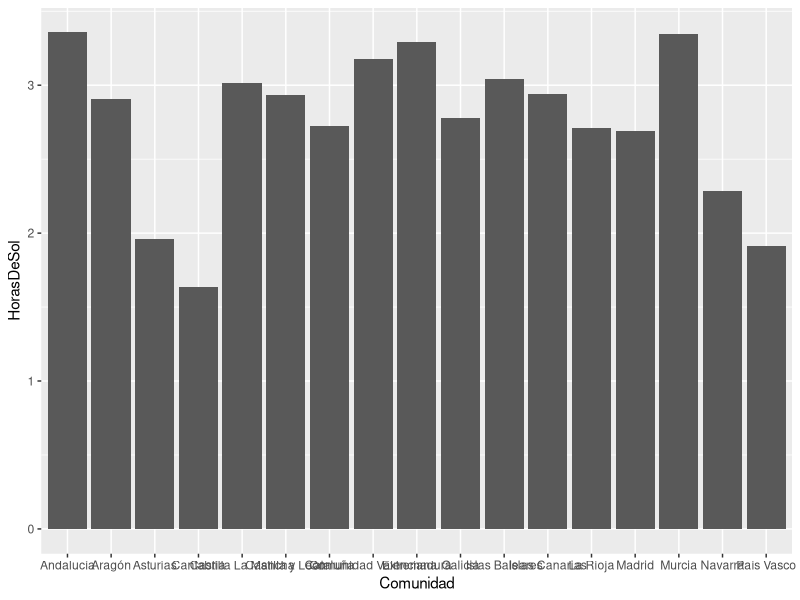

This chart was generated by the following R code:
# ESTRUCTURACIÓN DE LOS DATOS DE HORAS DE SOL EN CSV

library(readr)
library(tidyverse)

Horas_de_sol <- read_delim(file = "INPUT/DATA/Horas_de_sol csv.csv",
                               delim = ";", escape_double = FALSE, trim_ws = TRUE)
Horas_de_sol

str(Horas_de_sol)
summary(Horas_de_sol)
view(Horas_de_sol)


#voy a hacer un case when una provincia de la tabla, asignarle una ccaa. Asignar NA si no se cumple ninguna condición
#luego hago un mutate para añadir la columna

datos <- Horas_de_sol %>%
  mutate(
    Comunidad = case_when(
      
      Provincia %in% c("Almería", "Cádiz", "Córdoba", "Granada", "Huelva", "Jaén", "Málaga", "Sevilla") ~ "Andalucía",
      Provincia %in% c("Huesca", "Zaragoza", "Teruel") ~ "Aragón",
      Provincia %in% c("Asturias") ~ "Asturias",
      Provincia %in% c("Cantabria") ~ "Cantabria",
      Provincia %in% c("Toledo", "Ciudad Real", "Guadalajara", "Cuenca", "Albacete") ~ "Castilla La Mancha",
      Provincia %in% c("León", "Zamora", "Salamanca", "Palencia", "Valladolid", "Ávila", "Burgos", "Soria", "Segovia") ~ "Castilla y León",
      Provincia %in% c("Lleida", "Girona", "Barcelona", "Tarragona") ~ "Cataluña",
      Provincia %in% c("Castellón", "Valencia", "Alicante") ~ "Comunidad Valenciana",
      Provincia %in% c("Cáceres", "Badajoz") ~ "Extremadura",
      Provincia %in% c("Lugo", "Ourense", "Pontevedra", "A Coruña") ~ "Galicia",
      Provincia %in% c("Menorca", "Mallorca") ~ "Islas Baleares",
      Provincia %in% c("Tenerife", "La Palma", "Lanzarote") ~ "Islas Canarias",
      Provincia %in% c("La Rioja") ~ "La Rioja",
      Provincia %in% c("Madrid") ~ "Madrid",
      Provincia %in% c("Murcia") ~ "Murcia",
      Provincia %in% c("Pamplona") ~ "Navarra",
      Provincia %in% c("Álava", "Vizcaya", "Guipúzcoa") ~ "País Vasco",

      TRUE ~ NA_character_
    ))%>%

  filter(!is.na(Comunidad))

print(datos)
  

#media de las horas de sol cuyas filas tengan el mismo nombre de ccaa

medias <- datos %>%
  group_by(Comunidad) %>%
  summarise(HorasDeSol = mean(HorasDeSol))

print(medias)


#hago el dataframe con las horas de sol por ccaa

datos_horas_de_sol <- data.frame(
  c(medias)
)

print(datos_horas_de_sol)


# gráfico
ggplot(data = datos_horas_de_sol, aes(x = Comunidad, y = HorasDeSol)) +
  geom_bar(stat = "identity")
